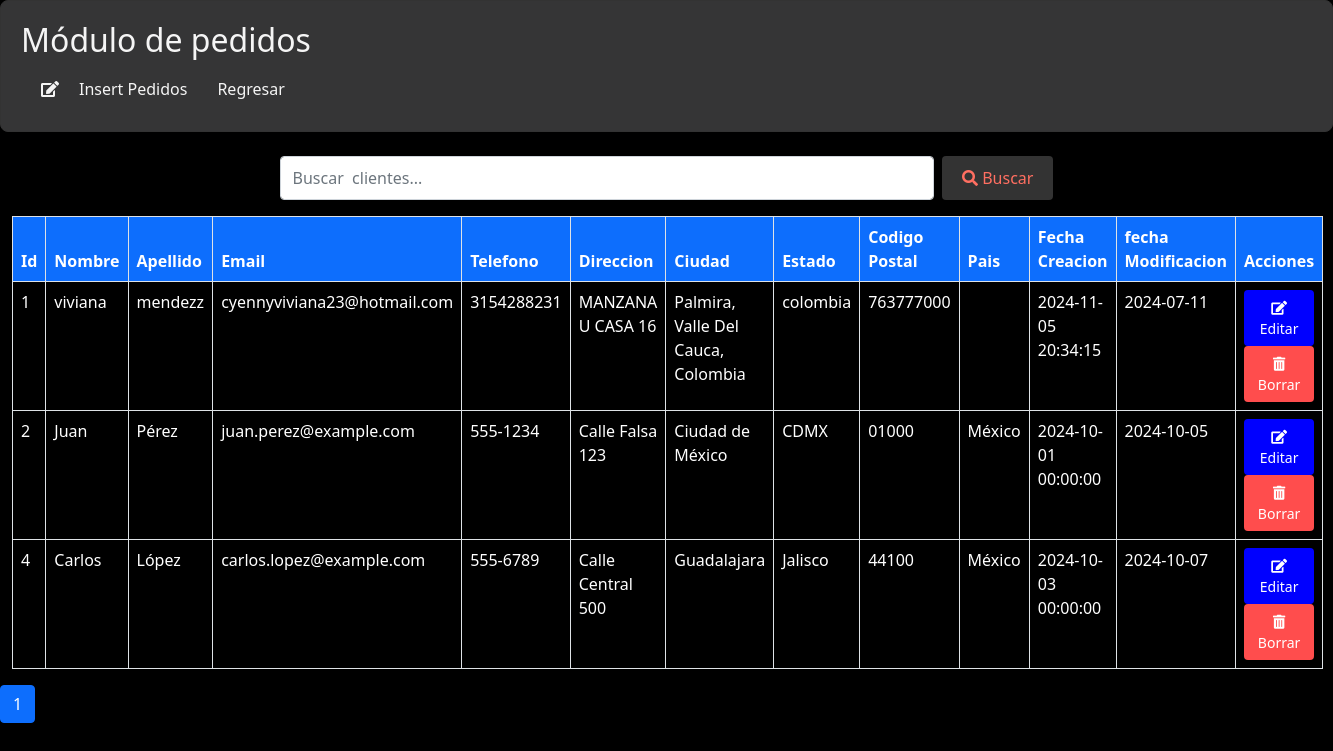
The app's page /Views/Customers/create.php (signed in) with its own data.
### tables this page shows
CREATE TABLE `clientes` (
  `id_cliente` int(11) NOT NULL,
  `nombre` varchar(255) DEFAULT NULL,
  `apellido` varchar(255) DEFAULT NULL,
  `email` varchar(255) DEFAULT NULL,
  `documento_identidad` varchar(255) DEFAULT NULL,
  `telefono` varchar(20) DEFAULT NULL,
  `direccion` varchar(255) DEFAULT NULL,
  `ciudad` varchar(100) DEFAULT NULL,
  `estado` varchar(100) DEFAULT NULL,
  `codigo_postal` varchar(20) DEFAULT NULL,
  `pais` varchar(100) DEFAULT NULL,
  `fecha_creacion` datetime DEFAULT NULL,
  `fecha_modificacion` date DEFAULT NULL
);

### Views/Customers/create.php (the view, shortened to what this page needs)
<?php
$mysqli = mysqli_connect(db_host, db_username, db_password, db_dbname);
mysqli_set_charset($mysqli, 'utf8');
$registros_por_pagina = 10;
$página_actual = isset($_GET['page']) ? (int)$_GET['page'] : 1;
$inicio = ($página_actual - 1) * $registros_por_pagina;
$consulta = "SELECT * FROM  clientes LIMIT $inicio, $registros_por_pagina";
$total_registros_query = "SELECT COUNT(*) AS total FROM  clientes";
$total_resultados = $mysqli->query($total_registros_query);
$total_registros = $total_resultados->fetch_assoc()['total'];
$total_paginas = ceil($total_registros / $registros_por_pagina);
$searchQuery = isset($_GET['search-query']) ? $_GET['search-query'] : '';
if (!empty($searchQuery)) {
    $consulta = "SELECT * FROM  clientes WHERE
                 nombre LIKE '%$searchQuery%' OR
                 estado LIKE '%$searchQuery%' OR
                 direccion LIKE '%$searchQuery%'
                 ORDER BY id_cliente";
} else {
    $consulta = "SELECT * FROM  clientes ORDER BY id_cliente";
}
$resultados = $mysqli->query($consulta);
?>
<!DOCTYPE html>
<html lang="es">
<head>
    <link href="https://cdn.jsdelivr.net/npm/bootstrap@5.0.2/dist/css/bootstrap.min.css" rel="stylesheet">
    <link href="https://cdnjs.cloudflare.com/ajax/libs/font-awesome/5.15.3/css/all.min.css" rel="stylesheet">
</head>
<body>
    <div class="panel">
        <div class="column">
            <h2>Módulo de pedidos</h2>
            <ul class="nav">
                <li><i class="fas fa-edit icon"></i><a href='insert.php?da=2'>Insert Pedidos</a></li>
                <li class="nav-item">
                <a class="nav-link" href="/OptimizationPRO/app/main.php">
                                 Regresar
                            </a>
                        </li>
            </ul>
        </div>
    </div>
    <br>
<div class="container-fluid">
    <form method="GET" class="d-flex justify-content-center mb-3">
        <input type="text" name="search-query" class="form-control w-50 me-2"
               placeholder="Buscar  clientes..." value="<?php echo htmlspecialchars($searchQuery); ?>">
        <button type="submit" class="btn btn-primary">
            <i class="fas fa-search"></i> Buscar
        </button>
    </form>
    <table class="table table-bordered table-hover">
    <thead class="bg-primary text-white">
            <tr>
                <th scope="col">Id</th>
                <th scope="col">Nombre</th>
                <th scope="col">Apellido</th>
                <th scope="col">Email</th>
                <th scope="col">Telefono</th>
                <th scope="col">Direccion</th>
                <th scope="col">Ciudad</th>
                <th scope="col">Estado</th>
                <th scope="col">Codigo Postal</th>
                <th scope="col"> Pais</th>
                <th scope="col"> Fecha Creacion</th>
                <th scope="col"> fecha Modificacion</th>
                <th scope="col">Acciones</th>
    </thead>
    <tbody>
    <?php while ($cliente = $resultados->fetch_assoc()): ?>
    <tr>
    <td><?php echo htmlspecialchars($cliente['id_cliente']); ?></td>
        <td><?php echo htmlspecialchars($cliente['nombre']); ?></td>
        <td><?php echo htmlspecialchars($cliente['apellido']); ?></td>
        <td><?php echo htmlspecialchars($cliente['email']); ?></td>
        <td><?php echo htmlspecialchars($cliente['telefono']); ?></td>
        <td><?php echo htmlspecialchars($cliente['direccion']); ?></td>
        <td><?php echo htmlspecialchars($cliente['ciudad']); ?></td>
        <td><?php echo htmlspecialchars($cliente['estado']); ?></td>
        <td><?php echo htmlspecialchars($cliente['codigo_postal']); ?></td>
        <td><?php echo htmlspecialchars($cliente['pais']); ?></td>
        <td><?php echo htmlspecialchars($cliente['fecha_creacion']); ?></td>
        <td><?php echo htmlspecialchars($cliente['fecha_modificacion']); ?></td>
        <td>
                <a href="edit.php?da=Customers-3&lla=<?php echo $cliente['id_cliente']; ?>"  class="btn btn-custom-green btn-editar">
                <i class="fas fa-edit icon"></i> Editar
    <a href="#" class="btn btn-danger btn-borrar" onclick="borrarCliente(<?php echo $cliente['id_cliente']; ?>)">
    <i class="fas fa-trash-alt"></i> Borrar
</a>
</td>
                    </tr>
                <?php endwhile; ?>
            </tbody>
        </table>
    </div>
 <nav>
        <ul class="pagination">
            <?php for ($i = 1; $i <= $total_paginas; $i++): ?>
                <li class="page-item <?= ($i == $página_actual) ? 'active' : '' ?>">
                    <a class="page-link" href="?page=<?= $i ?>"><?= $i ?></a>
                </li>
            <?php endfor; ?>
        </ul>
    </nav>
</body>
</html>

### Views/Customers/create.php (style rules this page uses)
body { background-color: #000; color: #f5f5f5; }
.table th, .table td { color: #fff; }
.panel { display: flex; justify-content: space-between; border: 1px solid #333; padding: 20px; border-radius: 8px; background-color:hsl(240, 0.90%, 21.00%); }
.column { width: 48%; }
h2 { color: whitesmoke; }
.nav { display: flex; align-items: center; float: left; margin-left: 20px; }
.nav a { color: whitesmoke; text-decoration: none; padding: 10px; font-size: 16px; margin-left: 10px; }
.btn { display: inline-block; padding: 10px 20px; font-size: 16px; border: none; border-radius: 4px; cursor: pointer; background-color: #333; color: #ff6f61; }
.btn-borrar { display: inline-block; padding: 7px 10px; font-size: 14px; border: none; border-radius: 4px; cursor: pointer; background-color: #ff4d4d; color: #fff; }
.btn-editar { display: inline-block; padding: 7px 10px; font-size: 14px; border: none; border-radius: 4px; cursor: pointer; background-color: blue; color: #fff; }

### records on screen
clientes: id_cliente "1", nombre "viviana", apellido "mendezz", email "cyennyviviana23@hotmail.com", telefono "3154288231", direccion "MANZANA U CASA 16", ciudad "Palmira, Valle Del Cauca, Colombia", estado "colombia", codigo_postal "763777000", fecha_creacion "2024-11-05 20:34:15", fecha_modificacion "2024-07-11"
clientes: id_cliente "2", nombre "Juan", apellido "Pérez", email "juan.perez@example.com", telefono "555-1234", direccion "Calle Falsa 123", ciudad "Ciudad de México", estado "CDMX", codigo_postal "01000", pais "México", fecha_creacion "2024-10-01 00:00:00", fecha_modificacion "2024-10-05"
clientes: id_cliente "4", nombre "Carlos", apellido "López", email "carlos.lopez@example.com", telefono "555-6789", direccion "Calle Central 500", ciudad "Guadalajara", estado "Jalisco", codigo_postal "44100", pais "México", fecha_creacion "2024-10-03 00:00:00", fecha_modificacion "2024-10-07"
